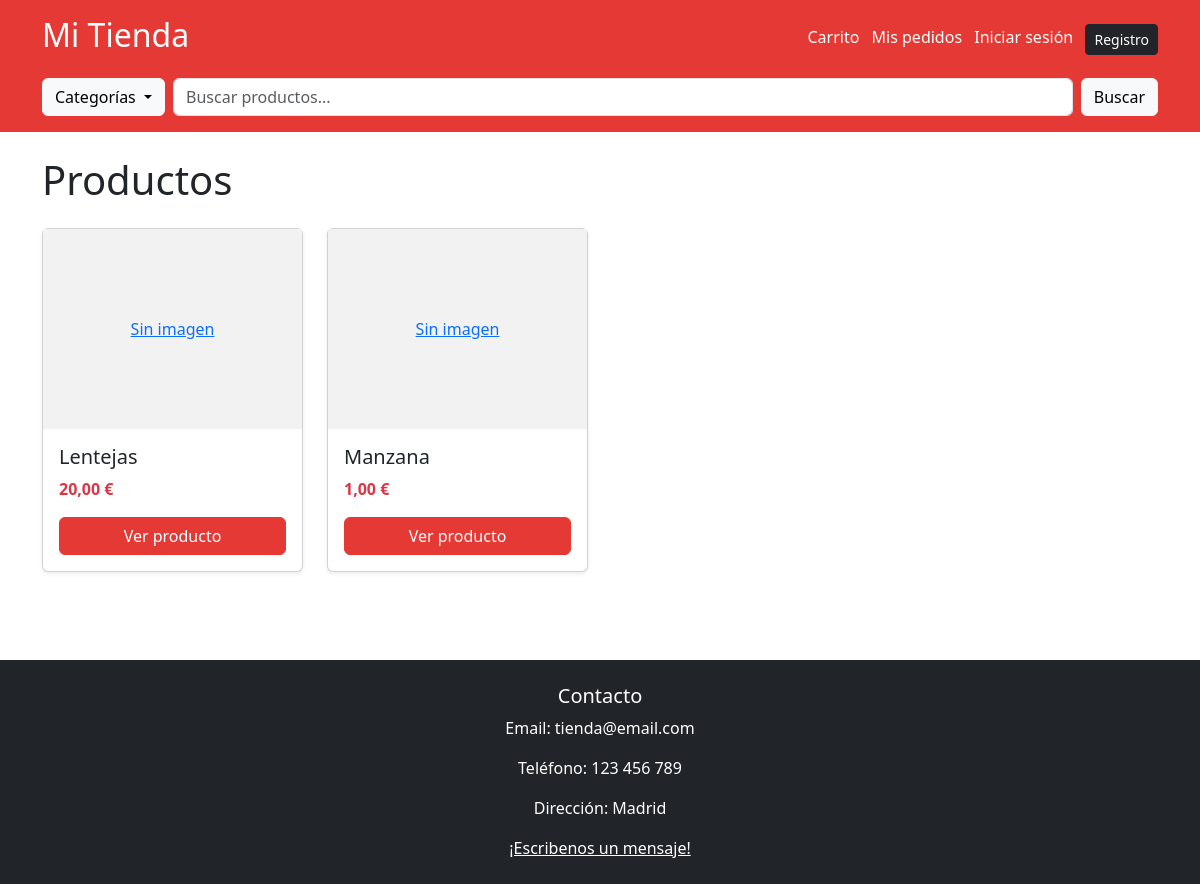
The app's page /, older data.
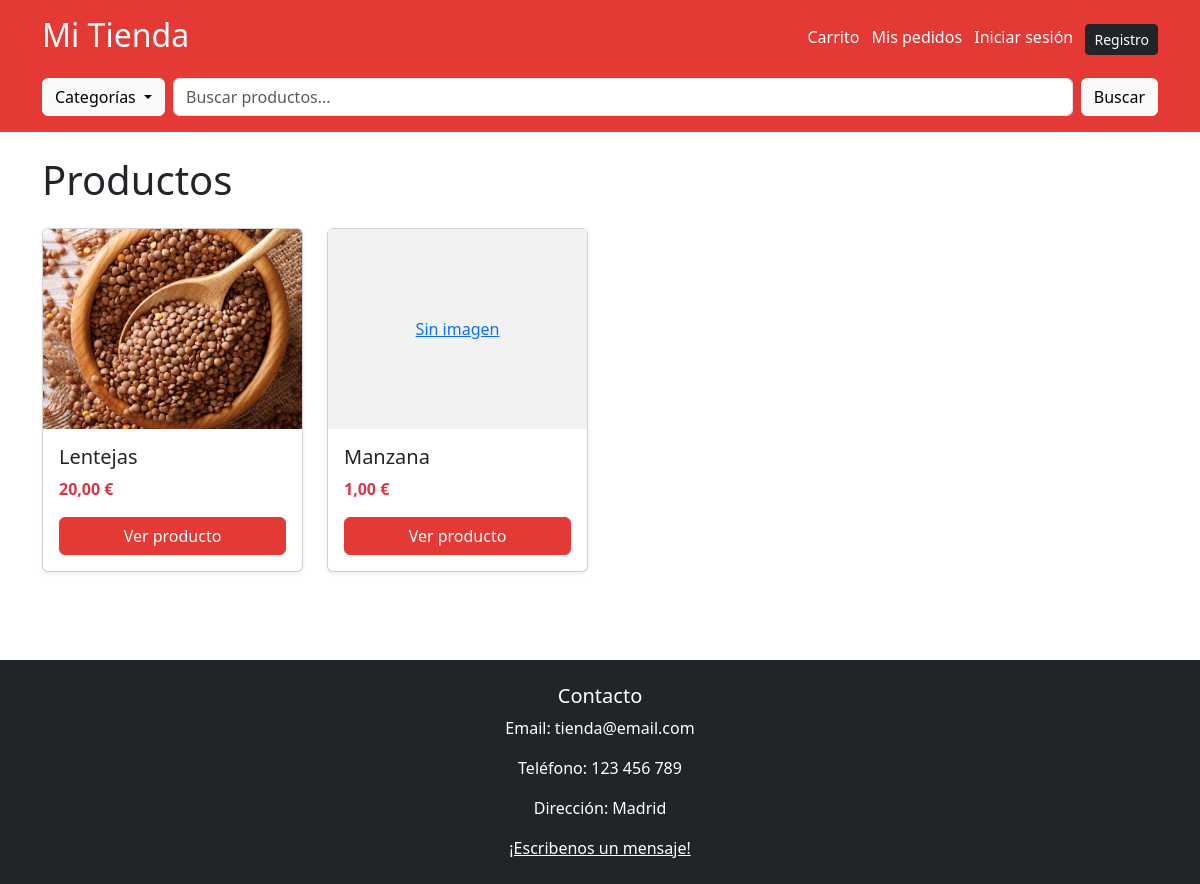
The same page, newer data.
### shop/models.py (models this page shows, shortened)
class Product(models.Model):
    name = models.CharField(max_length=200)
    description = models.TextField()
    price = models.DecimalField(max_digits=6, decimal_places=2)
    image = models.ImageField(upload_to='products/', blank=True, null=True)
    stock = models.PositiveIntegerField(default=0)
    category = models.ForeignKey(Category, on_delete=models.CASCADE)

### shop/views.py (the view)
# urls.py: path('', views.product_list, name='product_list'),
def product_list(request):
    products = Product.objects.all()
    return render(request, 'shop/product_list.html', {'products': products})

### shop/context_processors.py (called while the page is built)
def categories_processor(request):
    return {
        'categories': Category.objects.all()
    }

### shop/templates/shop/product_list.html (shortened to what this page needs)
{% extends 'base.html' %}
{% block content %}
<h1 class="mb-4">Productos</h1>
<div class="row row-cols-1 row-cols-sm-2 row-cols-md-3 row-cols-lg-4 g-4">
    {% for product in products %}
    <div class="col">
        <div class="card h-100 shadow-sm">
            <a href="{% url 'product_detail' product.id %}">
                {% if product.image %}
                    <img src="{{ product.image.url }}" class="card-img-top" style="height:200px; object-fit:cover;">
                {% else %}
                    <div style="height:200px; background:#f2f2f2;" class="d-flex align-items-center justify-content-center">
                        Sin imagen
                    </div>
                {% endif %}
            </a>
            <div class="card-body d-flex flex-column">
                <h5 class="card-title">
                    <a href="{% url 'product_detail' product.id %}" class="text-decoration-none text-dark">
                        {{ product.name }}
                    </a>
                </h5>
                <p class="fw-bold text-danger mb-3">
                    {{ product.price }} €
                </p>
                <a href="{% url 'product_detail' product.id %}" class="btn btn-primary mt-auto">
                    Ver producto
                </a>
            </div>
        </div>
    </div>
    {% endfor %}
</div>
{% endblock %}

### templates/base.html (shortened to what this page needs)
<!DOCTYPE html>
<html lang="es">
<head>
    <link href="https://cdn.jsdelivr.net/npm/bootstrap@5.3.0/dist/css/bootstrap.min.css" rel="stylesheet">
</head>
<body class="d-flex flex-column min-vh-100">
    <header class="p-3">
        <div class="container">
            <div class="d-flex justify-content-between align-items-center flex-wrap">
                <h2>
                    <a href="{% url 'product_list' %}">Mi Tienda</a>
                </h2>
                 <div>
                    <a class="me-2" href="{% url 'view_cart' %}">Carrito</a>
                    <a class="me-2" href="{% url 'order_history' %}">Mis pedidos</a>
                    {% if user.is_authenticated %}
                        <a class="me-2" href="{% url 'profile' %}"> {{ user.username }}</a>
                        <form method="post" action="{% url 'logout' %}" class="d-inline">
                            {% csrf_token %}
                            <button class="btn btn-dark btn-sm" type="submit">Cerrar sesión</button>
                        </form>
                    {% else %}
                        <a class="me-2" href="{% url 'login' %}">Iniciar sesión</a>
                        <a class="btn btn-dark btn-sm" href="{% url 'register' %}">Registro</a>
                    {% endif %}
                 </div>
            </div>
            <div class="d-flex align-items-center mt-3">
                <div class="dropdown me-2">
                    <button class="btn btn-light dropdown-toggle" type="button" data-bs-toggle="dropdown">
                        Categorías
                    </button>
                </div>
                <form method="GET" action="{% url 'search_products' %}" class="d-flex flex-grow-1">
                    <input class="form-control me-2" type="text" name="q" placeholder="Buscar productos...">
                    <button class="btn btn-light" type="submit">Buscar</button>
                </form>
            </div>
        </div>
    </header>
     <main class="container my-4 flex-grow-1 pb-5" style="min-height: 60vh;">
        {% block content %}
        {% endblock %}
     </main>
    <footer class="bg-dark text-white text-center p-4">
        <h5>Contacto</h5>
        <p>Email: tienda@email.com</p>
        <p>Teléfono: 123 456 789</p>
        <p>Dirección: Madrid</p>
        <a href="{% url 'contact' %}" class="text-white">¡Escribenos un mensaje!</a>
    </footer>
</body>
</html>

### templates/base.html (style rules this page uses)
.btn-primary { background-color: #e53935; border-color: #e53935; }
header { background-color: #e53935; }
header a { color: white; text-decoration: none; }

Row changes from the older to the newer data that the page shows:
changed Product "Lentejas": image: picture added; no longer shows "Sin imagen"
